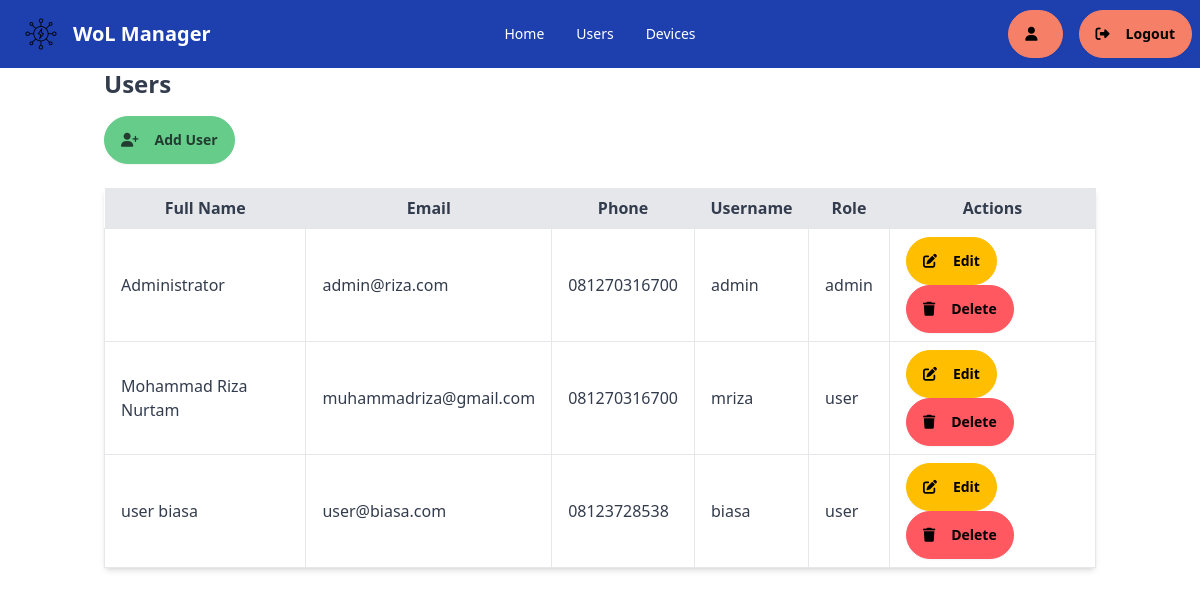
Page /users (signed in) on the committed database.
### tables this page shows
CREATE TABLE users (
                            id INTEGER PRIMARY KEY AUTOINCREMENT,
                            username TEXT UNIQUE NOT NULL,
                            full_name TEXT,
                            email TEXT,
                            phone TEXT,
                            password TEXT,
                            role TEXT NOT NULL, last_login TIMESTAMP);

### main.py (the view)
@app.route('/users')
def users():
    if 'user' not in session or session.get('role') != 'admin':
        return redirect(url_for('dashboard'))
    with get_db_connection() as conn:
        users = conn.execute("SELECT * FROM users").fetchall()
    return render_template('users.html', users=users)

### main.py (called while the page is built)
def get_db_connection():
    conn = sqlite3.connect('database.db')
    conn.row_factory = sqlite3.Row
    return conn

### templates/users.html (shortened to what this page needs)
{% extends 'base.html' %}
{% block content %}
<div class="daisyui theme-acid">
    <h1 class="text-2xl font-bold mb-4">Users</h1>
    <a href="{{ url_for('add_user') }}" class="btn btn-primary rounded-full">
        <i class="fas fa-user-plus mr-2"></i>
        Add User
    </a>
    <table class="min-w-full bg-white shadow-md rounded my-6">
        <thead>
            <tr>
                <th class="py-2 px-4 bg-gray-200">Full Name</th>
                <th class="py-2 px-4 bg-gray-200">Email</th>
                <th class="py-2 px-4 bg-gray-200">Phone</th>
                <th class="py-2 px-4 bg-gray-200">Username</th>
                <th class="py-2 px-4 bg-gray-200">Role</th>
                <th class="py-2 px-4 bg-gray-200">Actions</th>
            </tr>
        </thead>
        <tbody>
            {% for user in users %}
            <tr>
                <td class="border px-4 py-2">{{ user['full_name'] }}</td>
                <td class="border px-4 py-2">{{ user['email'] }}</td>
                <td class="border px-4 py-2">{{ user['phone'] }}</td>
                <td class="border px-4 py-2">{{ user['username'] }}</td>
                <td class="border px-4 py-2">{{ user['role'] }}</td>
                <td class="border px-4 py-2">
                    <a href="{{ url_for('edit_user', user_id=user['id']) }}" class="btn btn-warning rounded-full">
                        <i class="fas fa-edit mr-2"></i>
                        Edit
                    </a>
                    <form action="{{ url_for('delete_user', user_id=user['id']) }}" method="POST" style="display:inline;">
                        <button type="submit" class="btn btn-error rounded-full" onclick="return confirm('Are you sure?')">
                            <i class="fas fa-trash mr-2"></i>
                            Delete
                        </button>
                    </form>
                </td>
            </tr>
            {% endfor %}
        </tbody>
    </table>
</div>
{% endblock %}

### templates/base.html (shortened to what this page needs)
<!DOCTYPE html>
<html lang="en" data-theme="emerald">
<head>
    <link href="https://cdn.jsdelivr.net/npm/daisyui@4.12.23/dist/full.min.css" rel="stylesheet" type="text/css" />
    <script src="https://cdn.tailwindcss.com"></script>
    <link href="https://cdnjs.cloudflare.com/ajax/libs/font-awesome/6.7.2/css/all.min.css" rel="stylesheet">
</head>
<body class="font-sans">
    {% if session['user'] %}
        {% include 'navbar.html' %}
    {% endif %}
    <div class="md:container md:mx-auto px-4">
        {% block content %}{% endblock %}
    </div>
</body>
</html>

### templates/navbar.html (shortened to what this page needs)
<nav class="navbar bg-blue-800">
    <div class="navbar-start">
        <a class="btn btn-ghost text-xl flex items-center text-base-100" href="{{ url_for('dashboard') }}">
            <img src="{{ url_for('static', filename='images/icon.png') }}" alt="WOLManager" class="h-8 w-8 mr-2">
            WoL Manager
        </a>
    </div>
    <div class="navbar-center hidden lg:flex">
        <ul class="menu menu-horizontal px-1 text-base-100">
            <li><a href="{{ url_for('dashboard') }}">Home</a></li>
            {% if session['role'] == 'admin' %}
            <li><a href="{{ url_for('users') }}">Users</a></li>
            {% endif %}
            <li><a href="{{ url_for('devices') }}">Devices</a></li>
        </ul>
    </div>
    <div class="navbar-end">
        <a href="{{ url_for('profile') }}" class="btn btn-accent rounded-full">
            <i class="fas fa-user mr-2"></i>
        </a>
        <a href="{{ url_for('logout') }}" class="btn btn-accent rounded-full ml-4">
            <i class="fas fa-sign-out-alt mr-2"></i>
            Logout
        </a>
    </div>
</nav>

### rows in the picture
users: full_name "Administrator", email "admin@riza.com", phone "081270316700", username "admin", role "admin"
users: full_name "Mohammad Riza Nurtam", email "muhammadriza@gmail.com", phone "081270316700", username "mriza", role "user"
users: full_name "user biasa", email "user@biasa.com", phone "08123728538", username "biasa", role "user"
